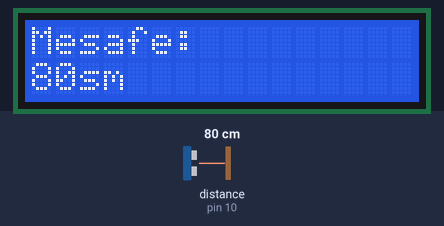
This sketch was run on a simulated Arduino Uno, built with avr-gcc and run on an emulated ATmega328P. Shown: 16×2 character LCD. The test bench sets the inputs (shaded band); at power-on: distance to the obstacle (sensor on pin 10) 80 cm. The echo pulse lasts 58.3 µs per cm.

Above: at 1.2 s.
1.3 s: distance to the obstacle (sensor on pin 10) set to 2 cm
At 1.96 s:
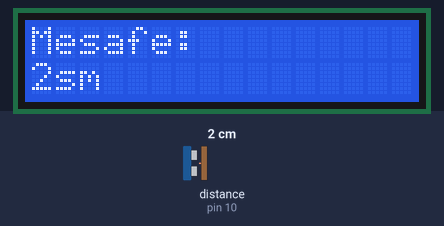
4.3 s: distance to the obstacle (sensor on pin 10) set to 4 cm
At 4.94 s:
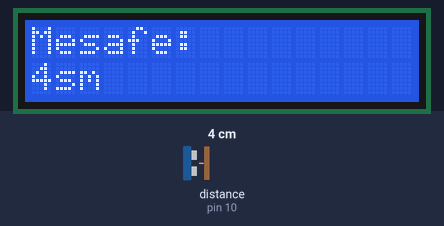
5.8 s: distance to the obstacle (sensor on pin 10) set to 9 cm
At 6.44 s:
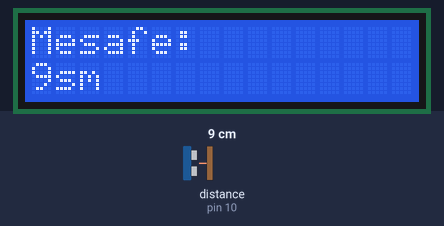
Timing chart, 0 to 8.8 s (numbered marks = the images above; inputs shaded):
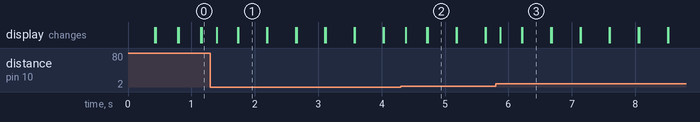

The sketch:

arduino_exolokator.ino
```cpp
#include <Ultrasonic.h>
#include <Wire.h>
#include <FaBoLCD_PCF8574.h> //SCL->A5 SDA->A4
Ultrasonic mesafeolcen(9, 10); //trig pini->D9 echo pini->D10
FaBoLCD_PCF8574 ekran;

void setup() {
  ekran.begin(16, 2);
}

void loop() {
  int mesafe = mesafeolcen.read();
  ekran.setCursor(0,0);
  ekran.print("Mesafe:");
  ekran.setCursor(0,1);
  ekran.print(mesafe);
  ekran.print("sm");
  delay(100);
  ekran.clear();
}
```

Measured:
- after the input at 1.3 s, the display: changes after 0.10 s (image 1)
- after the input at 4.3 s, the display: changes after 0.08 s (image 2)
- after the input at 5.8 s, the display: changes after 0.07 s (image 3)
- what the display in image 1 shows lasts 0.5 s, from 1.7 s to 2.2 s
